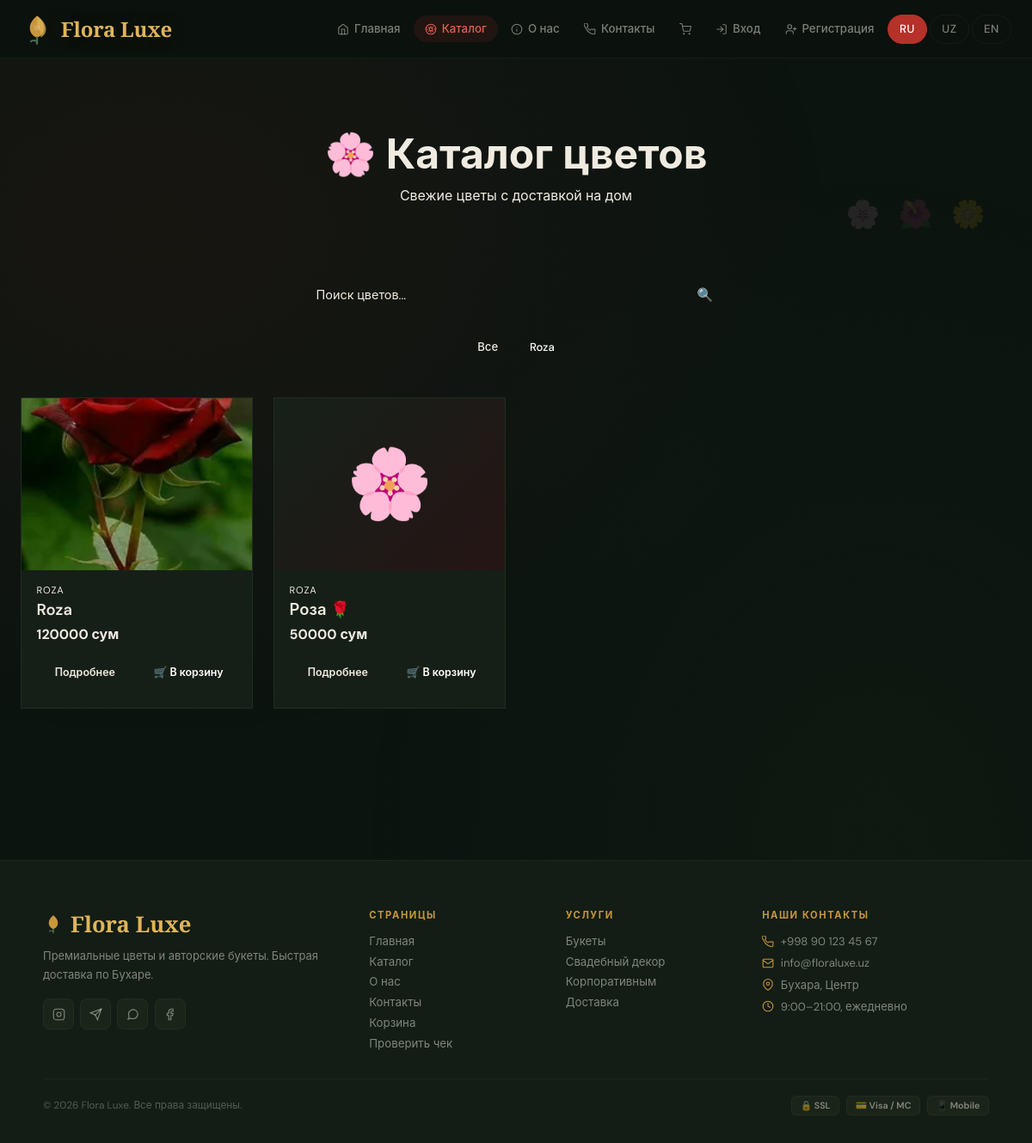
Page /catalog/?category=roza on the committed database.
### main/models.py (models this page shows, shortened)
class Category(models.Model):
    name = models.CharField(max_length=100, verbose_name="Название")
    slug = models.SlugField(unique=True, db_index=True, verbose_name="URL")
    class Meta:
        verbose_name = "Категория"
        verbose_name_plural = "Категории"

class Flower(models.Model):
    category = models.ForeignKey(Category, on_delete=models.CASCADE, related_name='flowers', verbose_name="Категория")
    name = models.CharField(max_length=200, verbose_name="Название")
    price = models.DecimalField(max_digits=12, decimal_places=0, verbose_name="Цена (сум)")
    description = models.TextField(verbose_name="Описание")
    image = models.ImageField(upload_to='flowers/', blank=True, null=True, verbose_name="Изображение")
    available = models.BooleanField(default=True, db_index=True, verbose_name="В наличии")
    created_at = models.DateTimeField(auto_now_add=True, verbose_name="Дата добавления")
    class Meta:
        verbose_name = "Цветок"
        verbose_name_plural = "Цветы"

### main/views.py (the view)
# urls.py: path('catalog/', views.catalog, name='catalog'),
def catalog(request):
    flowers = Flower.objects.all().select_related('category')  # ← показываем ВСЕ
    categories = Category.objects.all()
    search_query = request.GET.get('search', '')
    category_slug = request.GET.get('category', '')
    if search_query:
        flowers = flowers.filter(name__icontains=search_query)
    if category_slug:
        flowers = flowers.filter(category__slug=category_slug)
    return render(request, 'main/catalog.html', {
        'flowers': flowers,
        'categories': categories,
        'search_query': search_query,
    })

### main/context_processors.py (called while the page is built)
def language_processor(request):
    current_lang = request.session.get('language', 'ru')
    def t(key):
        return get_text(key, current_lang)
    return {
        't': t,
        'current_lang': current_lang,
        'languages': [
            {'code': 'ru', 'name': 'Русский', 'flag': '🇷🇺'},
            {'code': 'uz', 'name': 'O\'zbek', 'flag': '🇺🇿'},
            {'code': 'en', 'name': 'English', 'flag': '🇬🇧'},
        ]
    }

### main/locales.py (called while the page is built)
def get_text(key, lang='ru'):
    return TRANSLATIONS.get(lang, TRANSLATIONS['ru']).get(key, key)

### main/templatetags/i18n_tags.py (called while the page is built)
    def render(self, context):
        lang = context.get('current_lang', 'ru')
        key = self.key.strip("'\"")
        return get_text(key, lang)

### main/templates/main/catalog.html (shortened to what this page needs)
{% extends 'main/base.html' %}
{% load i18n_tags %}
{% block content %}
<div class="catalog-wrap">
  <div class="catalog-hero reveal">
    <h1>🌸 {% t 'catalog_title' %}</h1>
    <p>{% t 'slogan' %}</p>
  </div>
  <div class="filters-bar reveal">
    <form class="search-wrap" method="get">
      <input class="search-input" type="text" name="search" value="{{ search_query }}" placeholder="{% t 'search_placeholder' %}">
      <button type="submit" class="search-btn">🔍</button>
    </form>
    <div class="cats">
      <a href="{% url 'catalog' %}" class="cat-pill {% if not request.GET.category %}active{% endif %}">{% t 'all' %}</a>
      {% for cat in categories %}
      <a href="?category={{ cat.slug }}{% if search_query %}&search={{ search_query }}{% endif %}"
         class="cat-pill {% if request.GET.category == cat.slug %}active{% endif %}">{{ cat.name }}</a>
      {% endfor %}
    </div>
  </div>
  <div class="flowers-grid stagger">
    {% for flower in flowers %}
    <div class="f-card">
      <div class="f-card-img-wrap">
        {% if flower.image %}<img src="{{ flower.image.url }}" alt="{{ flower.name }}">
        {% else %}<div class="f-card-ph">🌸</div>{% endif %}
      </div>
      <div class="f-body">
        <div class="f-cat">{{ flower.category.name }}</div>
        <div class="f-name">{{ flower.name }}</div>
        <div class="f-price">{{ flower.price }} {% t 'price' %}</div>
        <div class="f-actions">
          <a href="{% url 'flower_detail' flower.pk %}" class="f-btn">{% t 'details' %}</a>
          <a href="{% url 'add_to_cart' flower.pk %}" class="f-btn buy">🛒 {% t 'add_to_cart' %}</a>
        </div>
      </div>
    </div>
    {% empty %}
    <div class="empty"><div class="e-ico">🌿</div><p>{% t 'no_flowers' %}</p></div>
    {% endfor %}
  </div>
</div>
{% endblock %}

### main/templates/main/base.html (style rules this page uses)
:root { --ink:#0c1410; --ink2:#131d15; --ink3:#1a2419; --ink4:#222e24; --surface:rgba(12,18,13,.96); --rose:#b5312a; --rose2:#d94035; --rose3:#e85d52; --amber:#c8963c; --amber2:#e0b55a; --amber3:#f5d080; --sage:#4a6e50; --sage2:#6a9470; --cream:#f0ebe0; --cream2:#d4cfc4; --mist:rgba(240,235,224,.5); --edge:rgba(74,110,80,.14); --edge2:rgba(181,49,42,.15); --nav-h:68px; --r-xs:.5rem; --r-sm:.75rem; --r-md:1rem; --r-lg:1.4rem; --r-xl:1.8rem; --r-2xl:2.5rem; --sh-sm:0 2px 12px rgba(0,0,0,.4); --sh-md:0 8px 32px rgba(0,0,0,.55); --sh-lg:0 20px 60px rgba(0,0,0,.7); --serif:'Cormorant Garamond',Georgia,serif; --sans:'DM Sans',-apple-system,sans-serif; --grad-rose:linear-gradient(135deg,#8e2218,#b5312a,#d94035); --grad-amber:linear-gradient(135deg,#a07828,#c8963c,#e0b55a); }
*,*::before,*::after { box-sizing:border-box;margin:0;padding:0 }
html { scroll-behavior:smooth;font-size:16px }
body { font-family:var(--sans);background:var(--ink);color:var(--cream);min-height:100vh;overflow-x:hidden;-webkit-font-smoothing:antialiased }
body::before { content:'';position:fixed;inset:0;z-index:0;pointer-events:none;background:radial-gradient(ellipse 800px 600px at 15% 20%,rgba(181,49,42,.07) 0%,transparent 100%),radial-gradient(ellipse 600px 800px at 85% 75%,rgba(30,80,35,.09) 0%,transparent 100%) }
a { color:var(--rose3);text-decoration:none;transition:color .2s }
img { max-width:100%;display:block }
.reveal { opacity:0;transform:translateY(26px);transition:opacity .65s,transform .65s }
.reveal.visible { opacity:1;transform:translateY(0) }
.stagger>* { opacity:0;transform:translateY(18px) }
.stagger.visible>*:nth-child(1) { transition:opacity .5s .04s,transform .5s .04s }
.stagger.visible>*:nth-child(2) { transition:opacity .5s .1s,transform .5s .1s }
.stagger.visible>* { opacity:1;transform:translateY(0) }

### rows in the picture
Category: name "Roza"
Flower: image (picture), category.name "ROZA", name "Roza", price "120000", t "сум", t "Подробнее", t "В корзину"
Flower: category.name "ROZA", name "Роза 🌹", price "50000", t "сум", t "Подробнее", t "В корзину"
